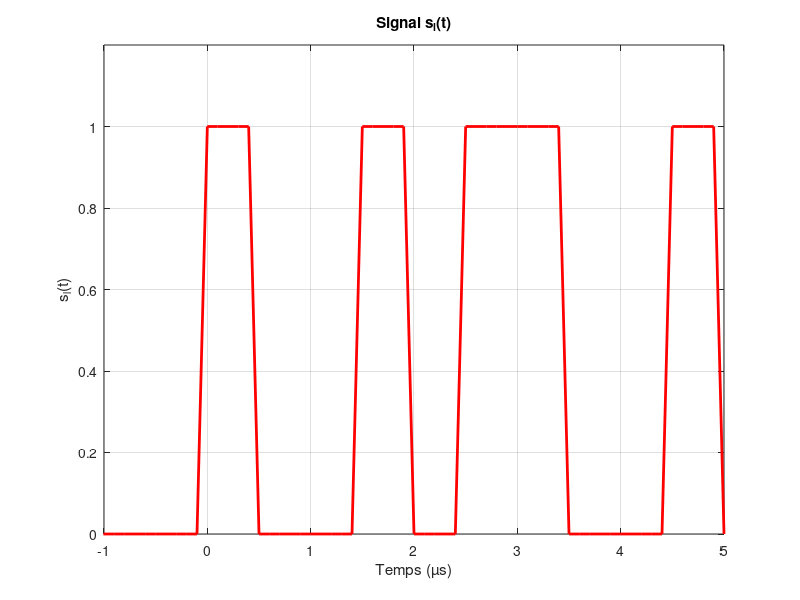

This chart was generated by the following MATLAB code:
clc;
clear;

%%%% Paramètres %%%%
T_s = 1e-6; % Période d'échantillonnage en secondes
dt = T_s / 10; % Pas de temps pour la simulation
t = -5*T_s:dt:5*T_s; % Plage de temps pour la simulation en secondes

%%%% Définition des fonctions p_0(t) et p_1(t) %%%%
p_0 = zeros(size(t)); % Fonction pour p_0(t)
p_1 = zeros(size(t)); % Fonction pour p_1(t)

%%%% Fonction rectangulaire pour p_0(t) et p_1(t) %%%%
p_0(t >= 0.5e-6 & t < 1e-6) = 1; 
p_1(t >= 0 & t < 0.5e-6) = 1; 

%%%% Séquence binaire des bits %%%%
b = [1 0 0 1 0]; % Séquence binaire

%%%% Initialisation du signal s_l(t) %%%%
s_l = zeros(size(t));

%%%% Construction du signal s_l(t) %%%%
for k = 1:length(b)
    if b(k) == 0
        % Décalage pour p_0
        impulse = circshift(p_0, [0, round((k-1) * (T_s / dt))]);
    else
        % Décalage pour p_1
        impulse = circshift(p_1, [0, round((k-1) * (T_s / dt))]);
    end
    
    % Superposition non cumulative : assure qu'il n'y a pas de somme supérieure à 1
    s_l = max(s_l, impulse); % Utilisation du maximum pour éviter une amplitude de 2
end

%%%% Tracé du signal %%%%
figure;
plot(t*1e6, s_l, 'r', 'LineWidth', 2); % Conversion du temps en microsecondes pour l'affichage
xlabel('Temps (µs)');
ylabel('s_l(t)');
title('Signal s_l(t)');
grid on;
axis([-1 5 0 1.2]); % Ajustement des axes basé sur la plage de temps et l'amplitude du signal
